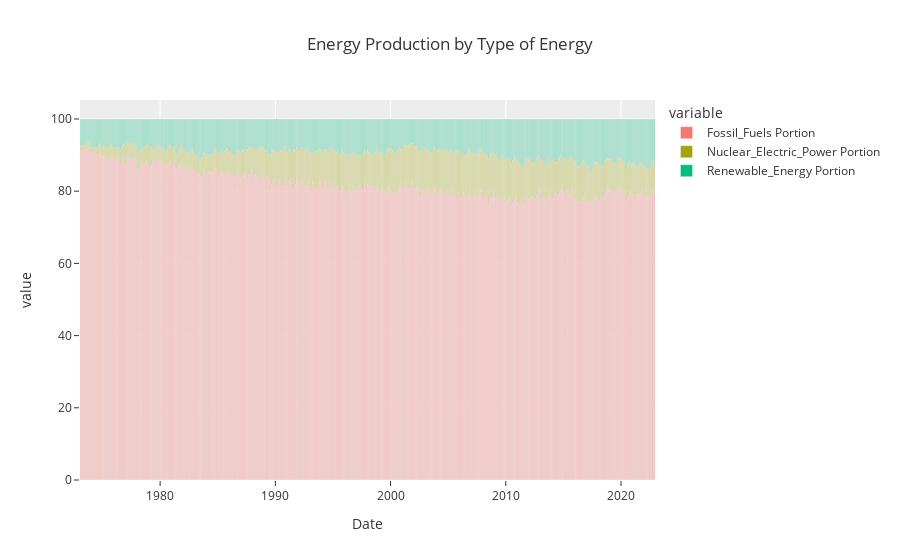

Notebook code for this chart:
### Code cell
fig2 = px.bar(prod_type_portion, x="Date", y=['Fossil_Fuels Portion ', 'Nuclear_Electric_Power Portion ','Renewable_Energy Portion '], \
               title=" Energy Production by Type of Energy")

fig2.show()

### Figure 1 — Plotly figure (JSON) as saved in the notebook; plotly's stock layout.template omitted (floating-point values rounded to 4 significant figures; data arrays with more than 128 entries replaced by an {"elided": "..."} marker saying what was removed)
{"data": [{"alignmentgroup": "True", "hovertemplate": "variable=Fossil_Fuels Portion <br>Date=%{x}<br>value=%{y}<extra></extra>", "legendgroup": "Fossil_Fuels Portion ", "marker": {"color": "#F8766D", "pattern": {"shape": ""}}, "name": "Fossil_Fuels Portion ", "offsetgroup": "Fossil_Fuels Portion ", "orientation": "v", "showlegend": true, "textposition": "auto", "type": "bar", "x": {"elided": "599 str values"}, "xaxis": "x", "y": {"elided": "599 float values"}, "yaxis": "y"}, {"alignmentgroup": "True", "hovertemplate": "variable=Nuclear_Electric_Power Portion <br>Date=%{x}<br>value=%{y}<extra></extra>", "legendgroup": "Nuclear_Electric_Power Portion ", "marker": {"color": "#A3A500", "pattern": {"shape": ""}}, "name": "Nuclear_Electric_Power Portion ", "offsetgroup": "Nuclear_Electric_Power Portion ", "orientation": "v", "showlegend": true, "textposition": "auto", "type": "bar", "x": {"elided": "599 str values"}, "xaxis": "x", "y": {"elided": "599 float values"}, "yaxis": "y"}, {"alignmentgroup": "True", "hovertemplate": "variable=Renewable_Energy Portion <br>Date=%{x}<br>value=%{y}<extra></extra>", "legendgroup": "Renewable_Energy Portion ", "marker": {"color": "#00BF7D", "pattern": {"shape": ""}}, "name": "Renewable_Energy Portion ", "offsetgroup": "Renewable_Energy Portion ", "orientation": "v", "showlegend": true, "textposition": "auto", "type": "bar", "x": {"elided": "599 str values"}, "xaxis": "x", "y": {"elided": "599 float values"}, "yaxis": "y"}], "layout": {"barmode": "relative", "legend": {"title": {"text": "variable"}, "tracegroupgap": 0}, "title": {"text": " Energy Production by Type of Energy"}, "xaxis": {"anchor": "y", "domain": [0, 1], "title": {"text": "Date"}}, "yaxis": {"anchor": "x", "domain": [0, 1], "title": {"text": "value"}}}}
